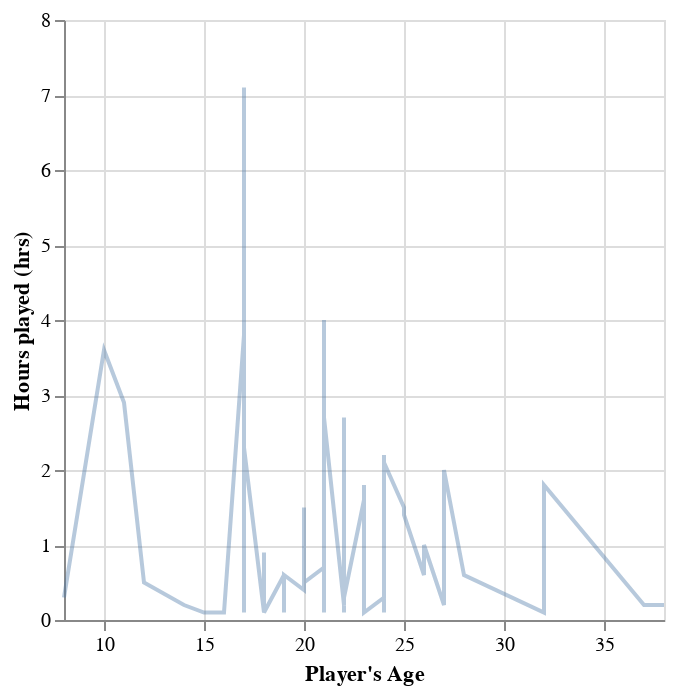

Notebook cell for this chart:
### Code cell
players_line_plot = alt.Chart(players_filtered).mark_line(opacity = 0.4).encode(
    x = alt.X("age").scale(zero = False).title("Player's Age"),
    y = alt.Y("played_hours").title("Hours played (hrs)"),
)

players_line_plot

### Figure 1 — Vega-Lite specification as saved in the notebook (floating-point values rounded to 4 significant figures)
{"config": {"view": {"continuousWidth": 300, "continuousHeight": 300}}, "data": {"name": "data-d87c64df0104f7692c09313d639f2f5f"}, "mark": {"type": "line", "opacity": 0.4}, "encoding": {"x": {"field": "age", "scale": {"zero": false}, "title": "Player's Age", "type": "quantitative"}, "y": {"field": "played_hours", "title": "Hours played (hrs)", "type": "quantitative"}}, "$schema": "https://vega.github.io/schema/vega-lite/v5.20.1.json", "datasets": {"data-d87c64df0104f7692c09313d639f2f5f": [{"hashedEmail": "f3c813577c458ba0dfef80996f8f32c93b6e8af1fa939732842f2312358a88e9", "experience": "Veteran", "gender": "Male", "name": "Christian", "age": 17, "played_hours": 3.8}, {"hashedEmail": "23fe711e0e3b77f1da7aa221ab1192afe21648d47d2b4fa7a5a659ff443a0eb5", "experience": "Amateur", "gender": "Female", "name": "Flora", "age": 21, "played_hours": 0.7}, {"hashedEmail": "7dc01f10bf20671ecfccdac23812b1b415acd42c2147cb0af4d48fcce2420f3e", "experience": "Regular", "gender": "Male", "name": "Kylie", "age": 21, "played_hours": 0.1}, {"hashedEmail": "8b71f4d66a38389b7528bb38ba6eb71157733df7d1740371852a797ae97d82d1", "experience": "Amateur", "gender": "Male", "name": "Natalie", "age": 17, "played_hours": 0.1}, {"hashedEmail": "7a4686586d290c67179275c7c3dfb4ea02f4d317d9ee0e2cee98baa27877a875", "experience": "Veteran", "gender": "Female", "name": "Lane", "age": 23, "played_hours": 1.6}, {"hashedEmail": "4bed6f49b672974f706aa7f020b4f29020326bf594520593557cd381a51559b8", "experience": "Beginner", "gender": "Female", "name": "Sarah", "age": 25, "played_hours": 1.5}, {"hashedEmail": "3caa832978e0596779f4ee7c686c4592fb6de893925025d25bf26be9a8cd03f5", "experience": "Amateur", "gender": "Male", "name": "Thatcher", "age": 22, "played_hours": 0.2}, {"hashedEmail": "ab1f44f93c3b828f55458971db393052d9711df3e0e7ff69540bfebfcec555ff", "experience": "Amateur", "gender": "Male", "name": "Marley", "age": 17, "played_hours": 0.5}, {"hashedEmail": "20ae3f8b5323674fe6e537bc91928841cfc2a00c1b36522fd25370bb6fa89d36", "experience": "Regular", "gender": "Male", "name": "Ryker", "age": 19, "played_hours": 0.6}, {"hashedEmail": "bc704ff2bc676dbf48ee41b9e11481c1387bf758ad318f2428f336e3fecc6660", "experience": "Regular", "gender": "Male", "name": "Andy", "age": 8, "played_hours": 0.3}, {"hashedEmail": "200db0417ee70863c7e2a0f214c737476fb86de5869d0b907a077d726357e687", "experience": "Amateur", "gender": "Female", "name": "Anastasia", "age": 17, "played_hours": 0.1}, {"hashedEmail": "f9ac013b2f0bc2bd4928a6a0fc8a0aae8b5c4f2670cf9e18f547b7e72034c965", "experience": "Beginner", "gender": "Male", "name": "Leah", "age": 17, "played_hours": 1.0}, {"hashedEmail": "119f01b9877fc5ea0073d05602a353b91c4b48e4cf02f42bb8d661b46a34b760", "experience": "Amateur", "gender": "Female", "name": "Hugo", "age": 21, "played_hours": 0.7}, {"hashedEmail": "5baba1651a0b92788bc0d6dcdf00be64af1cf9f0015bbeed204ddabd1d872e83", "experience": "Regular", "gender": "Female", "name": "Kendall", "age": 28, "played_hours": 0.6}, {"hashedEmail": "4b01bce3f141289709e8278b02ba5d2aaa7105d7ccb9c7deb37670a80e332774", "experience": "Amateur", "gender": "Male", "name": "Luca", "age": 23, "played_hours": 1.8}, {"hashedEmail": "951e54f7376e2b2f0915e9e3646c701af4a2fe839385b13f9e0084b08f8070bd", "experience": "Veteran", "gender": "Male", "name": "Vivienne", "age": 18, "played_hours": 0.1}, {"hashedEmail": "710148466b44cb02ba894aa9005a4892e619250ebd01153055d6c7578fc1ea10", "experience": "Amateur", "gender": "Male", "name": "Ayman", "age": 23, "played_hours": 0.1}, {"hashedEmail": "f1b432523542f90c61176a555ccb2144468d76c91a32d74082ab8c101f9d25b6", "experience": "Veteran", "gender": "Male", "name": "London", "age": 21, "played_hours": 0.1}, {"hashedEmail": "f459ce1862ec9a43b6c714810390dfd632ed104eb11378b3a2a134b1b107bc75", "experience": "Beginner", "gender": "Male", "name": "Jabari", "age": 26, "played_hours": 0.6}, {"hashedEmail": "5a340c0e3d1aa3e579efc625bd3e5bca7fc25f7115b68e9411f457464bfd3df4", "experience": "Veteran", "gender": "Male", "name": "Zoe", "age": 20, "played_hours": 0.4}, {"hashedEmail": "88247d9a46fc214a12485dcbcbb03a8ddebfe8c1ec5fe209cd660147625c8e62", "experience": "Veteran", "gender": "Prefer not to say", "name": "Aiden", "age": 25, "played_hours": 1.4}, {"hashedEmail": "e3e1bef1ce259c995332635c0ec630a575713451cbe742d7ca93e4c03d0826df", "experience": "Amateur", "gender": "Male", "name": "Kennedy", "age": 17, "played_hours": 0.2}, {"hashedEmail": "0d4d71be33e2bc7266ee4983002bd930f69d304288a8663529c875f40f1750f3", "experience": "Regular", "gender": "Male", "name": "Winslow", "age": 17, "played_hours": 5.6}, {"hashedEmail": "d07befbac08be3d876d026ac0458651067001b39081d24724af3c95be76355e0", "experience": "Veteran", "gender": "Non-binary", "name": "Yvette", "age": 17, "played_hours": 0.1}, {"hashedEmail": "75f275366c0dbb8b23957b97aaaf77db5d6517fb846d3d4d209bd391ae3d39f6", "experience": "Amateur", "gender": "Male", "name": "Sahil", "age": 24, "played_hours": 0.3}, {"hashedEmail": "8d2eed1f399e0d77cebb8fcc48ed19ad2fa8e3bb3fa683cb90e0ac6d42677bf2", "experience": "Veteran", "gender": "Male", "name": "Cyrus", "age": 24, "played_hours": 2.2}, {"hashedEmail": "577aa5f15468252b1c6f32dcd515012923476292e30f95e6b4128c770e993f92", "experience": "Veteran", "gender": "Male", "name": "Winston", "age": 17, "played_hours": 0.1}, {"hashedEmail": "d13020f8d53c08c95e64f2254424a65c9c479fcfd866b21b850d200a2689a8b5", "experience": "Beginner", "gender": "Prefer not to say", "name": "Omkar", "age": 22, "played_hours": 0.4}, {"hashedEmail": "82d2615c56f8bdb5e56c603d3c90096649eb944fe47e1c827219d8af0b9fc94a", "experience": "Veteran", "gender": "Male", "name": "Théo", "age": 21, "played_hours": 0.6}, {"hashedEmail": "5c27e8b9fed2816b006dc8397ec04470b59339fd591a46a3eb7951b939b72984", "experience": "Amateur", "gender": "Male", "name": "Pablo", "age": 18, "played_hours": 0.9}, {"hashedEmail": "fc0224c81384770e93ca717f32713960144bf0b52ff67639433a5c06a653a882", "experience": "Amateur", "gender": "Male", "name": "Gemna", "age": 27, "played_hours": 0.2}, {"hashedEmail": "8e0aac3020b3fd9cdef4840b533b4b105aaf1ce1f6f2df3f328ba2a44cecfdc1", "experience": "Amateur", "gender": "Male", "name": "Rafael", "age": 11, "played_hours": 2.9}, {"hashedEmail": "f2826fb8dbce4d450348f99cb27ade184b713998d9679780442efaaf218038f2", "experience": "Regular", "gender": "Male", "name": "Zane", "age": 10, "played_hours": 3.6}, {"hashedEmail": "ca20f724571080b997e0efa874b9611e9f280c1af5f68ff6231a9e5b5d79bcfe", "experience": "Veteran", "gender": "Male", "name": "Edward", "age": 38, "played_hours": 0.2}, {"hashedEmail": "0088b5e134c3f0498a18c7ea6b8d77b4b0ff1636fc93355ccc95b45423367832", "experience": "Regular", "gender": "Male", "name": "Isaac", "age": 20, "played_hours": 1.5}, {"hashedEmail": "0d70dd9cac34d646c810b1846fe6a85b9e288a76f5dcab9c1ff1a0e7ca200b3a", "experience": "Pro", "gender": "Male", "name": "Knox", "age": 17, "played_hours": 1.0}, {"hashedEmail": "90f1495942837b1cde67cc9e3119421e38183502a4c6dee304df3bf0c21e0dd0", "experience": "Pro", "gender": "Male", "name": "Tristan", "age": 17, "played_hours": 0.2}, {"hashedEmail": "7c0ae28a5f85a515a8063f9ed989aa26c5ebcc64f6b7be2948c0b300c2c9bd47", "experience": "Amateur", "gender": "Male", "name": "Evangeline", "age": 23, "played_hours": 0.1}, {"hashedEmail": "dc73467f73263dd4a07838330dd1cc115aa3f8b03538911ee6aac048405939c4", "experience": "Veteran", "gender": "Male", "name": "Felix", "age": 21, "played_hours": 0.1}, {"hashedEmail": "70db3a16ef58cf8bf6d8658c426ba4a5fcd7523a0abdd413f14466c41181215d", "experience": "Veteran", "gender": "Male", "name": "Lana", "age": 22, "played_hours": 0.1}, {"hashedEmail": "5e0beb10f6163a508622ef25220d780bdd012a89dee571db77fc502980c0e57d", "experience": "Regular", "gender": "Male", "name": "Ophelia", "age": 15, "played_hours": 0.1}, {"hashedEmail": "71e724778a28bb0ebbdacb1328944dfef427525466b012b66e7554a65e401a16", "experience": "Regular", "gender": "Male", "name": "Carmen", "age": 14, "played_hours": 0.2}, {"hashedEmail": "95aa10ff79645508dcff5c08da02a8f6ddd9016b44fb469347e5739b8865c613", "experience": "Amateur", "gender": "Male", "name": "Freya", "age": 21, "played_hours": 0.5}, {"hashedEmail": "fb0005032363ec3b30c2ae668f78f5076b7e77de0c6a249e924eee608cd0a1fa", "experience": "Amateur", "gender": "Female", "name": "Madison", "age": 21, "played_hours": 3.5}, {"hashedEmail": "cb00c16dc2043f435a7a8c2a473656e4119ffa7173bab7ec7455715173912498", "experience": "Veteran", "gender": "Non-binary", "name": "Suki", "age": 17, "played_hours": 1.0}, {"hashedEmail": "1a2b92f18f36b0b59b41d648d10a9b8b20a2adff550ddbcb8cec2f47d4d881d0", "experience": "Beginner", "gender": "Female", "name": "Aurora", "age": 37, "played_hours": 0.2}, {"hashedEmail": "d48302dee689942b60f7e9756eba99d0be030df0ab6f553904a9dbbc44d0b5d5", "experience": "Beginner", "gender": "Male", "name": "Jonas", "age": 17, "played_hours": 0.1}, {"hashedEmail": "fcab03c6d3079521e7f9665caed0f31fe3dae6b5ccb86e6cb58747a43aa8789f", "experience": "Pro", "gender": "Male", "name": "Sakura", "age": 17, "played_hours": 1.2}, {"hashedEmail": "5afb9b4ba7f0bb42d4e4d72ee21be8a51131a7677f0519b4606fdbf770eec750", "experience": "Amateur", "gender": "Male", "name": "Naomi", "age": 17, "played_hours": 0.1}, {"hashedEmail": "e3175c379bbb83c8786d2dd719cf844575aca24d2c81d643dc7f12f6227becf7", "experience": "Beginner", "gender": "Female", "name": "Jade", "age": 22, "played_hours": 0.8}, {"hashedEmail": "bd10e7eab5531d5e82c9eebb929e2703f05367a90b0533074392a5f39a55c5d9", "experience": "Amateur", "gender": "Male", "name": "Gabriel", "age": 19, "played_hours": 0.1}, {"hashedEmail": "d3ca24e4d7fe8ffe2a821ebd3b841252950ca53e4d659a5f33b987e2cd42a1ec", "experience": "Veteran", "gender": "Male", "name": "Casey", "age": 18, "played_hours": 0.1}, {"hashedEmail": "8eae13e0f5823d9c48fe7b89695ea231f96f644f664bcc74c5a07f7d0a1135bd", "experience": "Pro", "gender": "Male", "name": "Gray", "age": 12, "played_hours": 0.5}, {"hashedEmail": "96e190b0bf3923cd8d349eee467c09d1130af143335779251492eb4c2c058a5f", "experience": "Beginner", "gender": "Prefer not to say", "name": "Ibrahim", "age": 27, "played_hours": 2.0}, {"hashedEmail": "c871393f513c68e313874ac9d192a0b8be7bf99a96bff0ab46beb343ee4217d5", "experience": "Veteran", "gender": "Female", "name": "Sophia", "age": 22, "played_hours": 2.7}, {"hashedEmail": "fe218a05c6c3fc6326f4f151e8cb75a2a9fa29e22b110d4c311fb58fb211f471", "experience": "Amateur", "gender": "Male", "name": "Fatima", "age": 17, "played_hours": 0.1}, {"hashedEmail": "336adf9b9070abb44eaec22a48b04d8cda6cf0c98a46eef37779a1dcb6f5b4bb", "experience": "Regular", "gender": "Male", "name": "Scarlett", "age": 21, "played_hours": 4.0}, {"hashedEmail": "e44041459da2102dc20147ed6f0db4753547be66fc4ddea037bafca64004de2d", "experience": "Veteran", "gender": "Male", "name": "Gianna", "age": 18, "played_hours": 0.4}, {"hashedEmail": "ae8d8a9dcf80b38466f89466201e6d594eb94d6994eda1617f7dfae9cb21bfb3", "experience": "Beginner", "gender": "Female", "name": "Ella", "age": 17, "played_hours": 1.0}, {"hashedEmail": "7ea2a6532a9a7f33e1ad6067015746bbbbacaabb8cba0f430129f851c0aa59d9", "experience": "Regular", "gender": "Male", "name": "Eleni", "age": 24, "played_hours": 0.1}, {"hashedEmail": "e47ae138603b9a7d6e9b97554bac2daf0477b30e0a4f29ed9d3deacc3c7ec155", "experience": "Pro", "gender": "Male", "name": "Hayden", "age": 15, "played_hours": 0.1}, {"hashedEmail": "9c2a5275ada716508a7e66629dfbeaa4c03ca9eb5f30d2132f41de130c367c56", "experience": "Beginner", "gender": "Male", "name": "Bella", "age": 24, "played_hours": 0.1}, {"hashedEmail": "8d713786e0bf0371cd928a91d32d1e37b14e14e49744cdebac90885c05c48afa", "experience": "Amateur", "gender": "Female", "name": "Bodhi", "age": 32, "played_hours": 0.1}, {"hashedEmail": "e74c60a92c0100e7240be56d66969db85856152b048c639331a3595f901461ae", "experience": "Beginner", "gender": "Male", "name": "Arash", "age": 17, "played_hours": 7.1}, {"hashedEmail": "d51a8c57269fe347b4b7760ec29c420832cb36a11c47569a9200872831910c05", "experience": "Beginner", "gender": "Female", "name": "Amelie", "age": 24, "played_hours": 0.7}, {"hashedEmail": "ba9b943f7fd9b5078b20ece741c4cb6435418d5d8373b4fe3830487f6036095c", "experience": "Regular", "gender": "Prefer not to say", "name": "Daisy", "age": 17, "played_hours": 0.1}, {"hashedEmail": "fef4e1bed8c3f6dcd7bcd39ab21bd402386155b2ff8c8e53683e1d2793bf1ed1", "experience": "Beginner", "gender": "Male", "name": "Caden", "age": 20, "played_hours": 1.1}, {"hashedEmail": "6ca8a90e4f5c61bf36baf556d446873c4e894e7a62f91996aa237be64b0e183b", "experience": "Beginner", "gender": "Female", "name": "Atlas", "age": 17, "played_hours": 1.0}, {"hashedEmail": "f707d141be44b2bf963eb171dbd14599059b4dda09aa002ba95ead4fa67273a7", "experience": "Veteran", "gender": "Male", "name": "Bianca", "age": 16, "played_hours": 0.1}, {"hashedEmail": "11006065e9412650e99eea4a4aaaf0399bc338006f85e80cc82d18b49f0e2aa4", "experience": "Veteran", "gender": "Male", "name": "Callum", "age": 19, "played_hours": 0.1}, {"hashedEmail": "aea049eaa7cb10db386a62990220d205ceb2a4c473cae3ec7bab107278c26559", "experience": "Beginner", "gender": "Prefer not to say", "name": "Aarav", "age": 17, "played_hours": 0.2}, {"hashedEmail": "0ce7bfa910d47fc91f21a7b3acd8f33bde6db57912ce0290fa0437ce0b97f387", "experience": "Beginner", "gender": "Male", "name": "Osiris", "age": 17, "played_hours": 0.1}, {"hashedEmail": "22a78bfd44e46931261d06864b92cf9a8fd77fb02bec66cb71646dd9da222a0d", "experience": "Amateur", "gender": "Non-binary", "name": "Aaron", "age": 17, "played_hours": 1.2}, {"hashedEmail": "8af6e04a9067b009303e36cf39f7e7d53f9473e74b4633876ddd79769158b665", "experience": "Amateur", "gender": "Male", "name": "Zelda", "age": 23, "played_hours": 0.1}, {"hashedEmail": "f4f29f2465743ead8c3ce02fc84542afe33ae3c95ef56a42b8f7785550fe9e4a", "experience": "Pro", "gender": "Male", "name": "Arlo", "age": 19, "played_hours": 0.6}, {"hashedEmail": "d43af3bed5e9f1f31077233697c18f3f988a217bd0376a5f1a54d14964a38c36", "experience": "Regular", "gender": "Female", "name": "Xia", "age": 20, "played_hours": 0.5}, {"hashedEmail": "c121e4d197469bea90e21c0495001f4e21824adb98cbc6a40d54e66617cee174", "experience": "Regular", "gender": "Male", "name": "Rupert", "age": 21, "played_hours": 0.1}, {"hashedEmail": "7096b30972a32029244fc6171f21bc5996b51b8d75df7a94f003dead428988f9", "experience": "Amateur", "gender": "Male", "name": "Radwan", "age": 26, "played_hours": 1.0}, {"hashedEmail": "42eafe96ed5c1684e3b5cc614d1b01a117173d3ec6898abcf1177d9822bd39f7", "experience": "Beginner", "gender": "Female", "name": "Ariana", "age": 17, "played_hours": 0.3}, {"hashedEmail": "9ba67e127e4e70d909f6237644bb4674b17bc6ae5c9e735f88cfc50e22b499c6", "experience": "Veteran", "gender": "Male", "name": "Quinton", "age": 17, "played_hours": 0.1}, {"hashedEmail": "4bfad3613c71ace05644bf210195d9fb0d3d9513753ad2f8a16d1a80699bb906", "experience": "Veteran", "gender": "Male", "name": "Rocco", "age": 17, "played_hours": 0.1}, {"hashedEmail": "060aca80f8cfbf1c91553a72f4d5ec8034764b05ab59fe8e1cf0eee9a7b67967", "experience": "Pro", "gender": "Male", "name": "Lyra", "age": 21, "played_hours": 0.4}, {"hashedEmail": "80afc8e7137de6a232421e926c1e6e64ddeef1d8157c4439746bc00fcf91e8a7", "experience": "Beginner", "gender": "Male", "name": "Amelia", "age": 32, "played_hours": 1.8}, {"hashedEmail": "55d24216db39c27e1f17cc43d3127cbf8ed76ada6d098202b53ded319855e2c1", "experience": "Amateur", "gender": "Male", "name": "Joaquim", "age": 17, "played_hours": 0.3}, {"hashedEmail": "a1e0438d568b9c05a93cadaf99969e4d44794d19dea31edd723cbc916f878c33", "experience": "Veteran", "gender": "Non-binary", "name": "Jamie", "age": 21, "played_hours": 2.7}, {"hashedEmail": "9955ab948064150d3686ef564389bdc6d6c60bc620a5ce3084b3dec4a7a006a7", "experience": "Amateur", "gender": "Two-Spirited", "name": "Charlie", "age": 17, "played_hours": 0.4}, {"hashedEmail": "6b1cdc07fcc1f7ea09509341fd245dd34fdba386f14a493e9107c18604baedc9", "experience": "Veteran", "gender": "Non-binary", "name": "Finnian", "age": 17, "played_hours": 0.1}, {"hashedEmail": "93efabc9f7de58f44c457bac715cf8f9f44cd88cc574fc02624cac194d2f0ea5", "experience": "Amateur", "gender": "Male", "name": "Sebastián", "age": 24, "played_hours": 2.1}, {"hashedEmail": "42382bb2af563e6979c5b84d288cbb49bb2ef90b1bcf196c2902da4ce20eb7f3", "experience": "Amateur", "gender": "Female", "name": "Hunter", "age": 22, "played_hours": 0.8}, {"hashedEmail": "f7875ae87a61632030d5c4029ee8cf081be7047b2b4a9c04ab5a706f59786197", "experience": "Pro", "gender": "Male", "name": "Liam", "age": 17, "played_hours": 0.2}, {"hashedEmail": "d46bd29a2ed08e3500bd8729085ef4b6f0ca65baf4c756f88b6bedf7a18e0352", "experience": "Pro", "gender": "Male", "name": "Asher", "age": 17, "played_hours": 1.7}, {"hashedEmail": "8e98b6db2053af0bc0e62cd55bcea5a08f23986dec3d02ca520ea039517e6744", "experience": "Regular", "gender": "Male", "name": "Sam", "age": 18, "played_hours": 0.1}, {"hashedEmail": "71453e425f07d10da4fa2b349c83e73ccdf0fb3312f778b35c5802c3292c87bd", "experience": "Veteran", "gender": "Male", "name": "Pascal", "age": 22, "played_hours": 0.3}, {"hashedEmail": "f19e136ddde68f365afc860c725ccff54307dedd13968e896a9f890c40aea436", "experience": "Amateur", "gender": "Male", "name": "Harlow", "age": 17, "played_hours": 2.3}]}}
